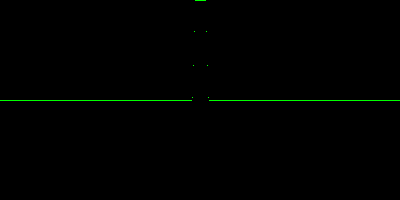
Frame 1 (no input)
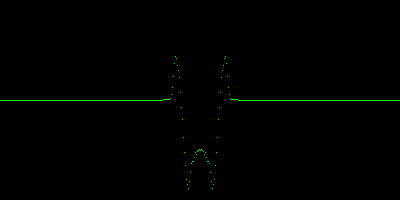
Frame 60 (the mouse pressed at the canvas centre just before this capture)
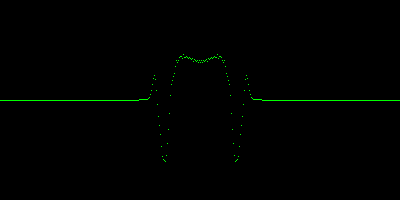
Frame 120 (the mouse held since frame 60 and released just before this capture)

The Processing sketch that drew these frames (run headless with seeded random() and noise(); from frame 60 on, the mouse is pressed at the canvas centre):

// Processing sketch: string
// ── string.pde
int len=400;

float timediv=1;
float dt=1.0/timediv;

float[] y = new float[len];
float[] v = new float[len];

float c0 = 0.991;
float c1 = 0.9993;

float tension = 1;
float mass = 8;

void setup() 
{
  size(400, 200);
  noStroke();
  frameRate(100);
  smooth();

  background(00);

  // inital displacement
  if(true){
    for(int i=0;i<16;i++){
      y[len/2+i-16/2]=180.0*sin((i/16.0)*3.14159265358979);
    }
  }
  else{
    y[len/2]=180;
  }
  
  // feynman halfstep
  for(int i=1;i<len-1;i++){
    v[i]+=(tension/mass)*(c0*(y[i-1]+y[i+1])-2*y[i])*dt/2;
  }
}

void draw() 
{
  int px,py;

  for(int n=0;n<timediv;n++){
    // iterate string displacement
    for(int i=1;i<len-1;i++){
      y[i]=c1*y[i]+v[i]*dt;
    }
    // iterate newtonian acceleration
    for(int i=1;i<len-1;i++){
      v[i]+=(tension/mass)*(c0*(y[i-1]+y[i+1])-2*y[i])*dt;
    }
  }
  
  // update graphics
  background(00);
  
  loadPixels();  
  for(int i=0; i<len; i++){
    py=floor(100.0-y[i]);
    px=i;

    if(py>200-1)
      py=200-1;
    if(py<0)
      py=0;
    
    pixels[py*len+px] = #00ff00;
  }
  updatePixels();
}
